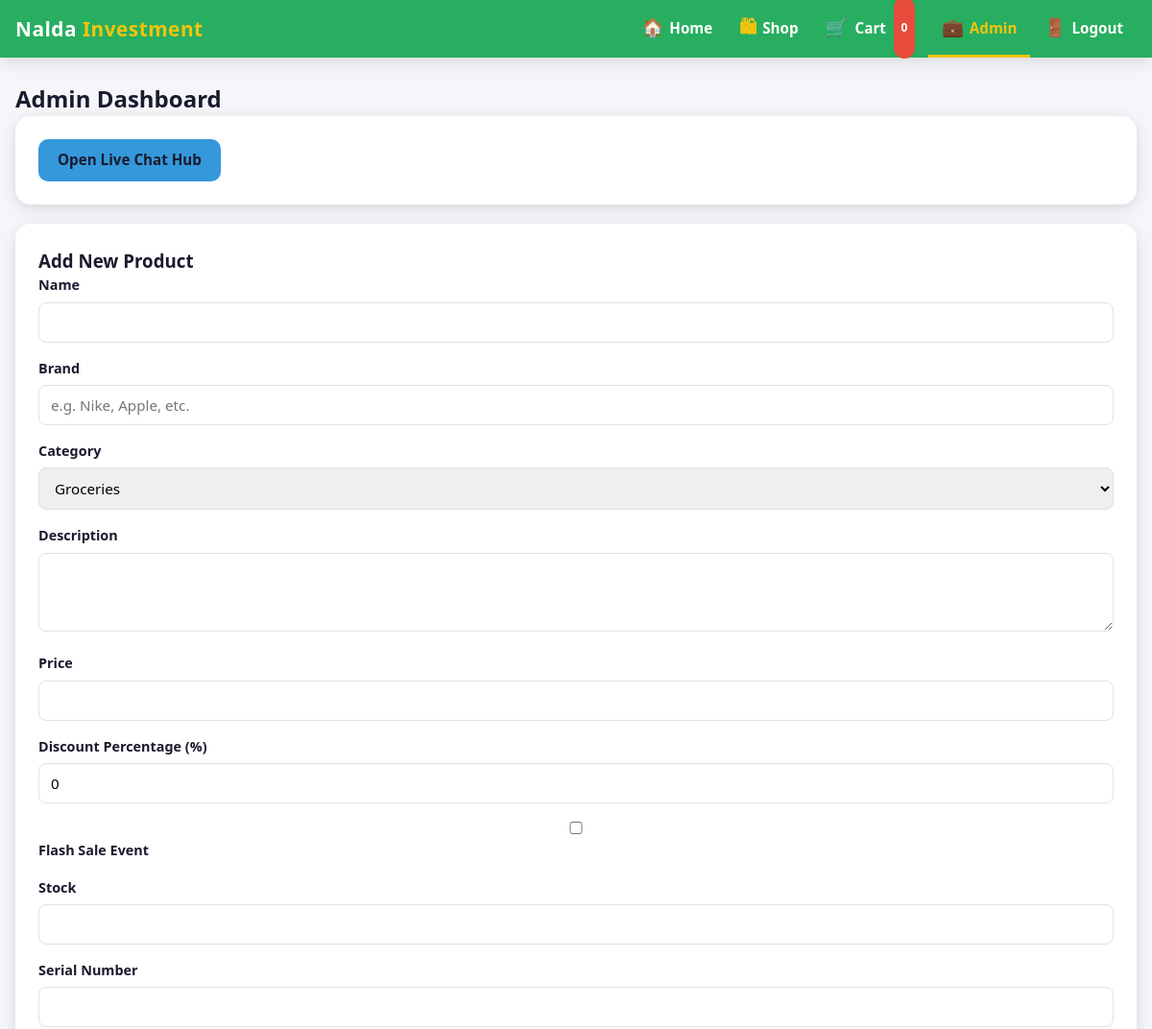
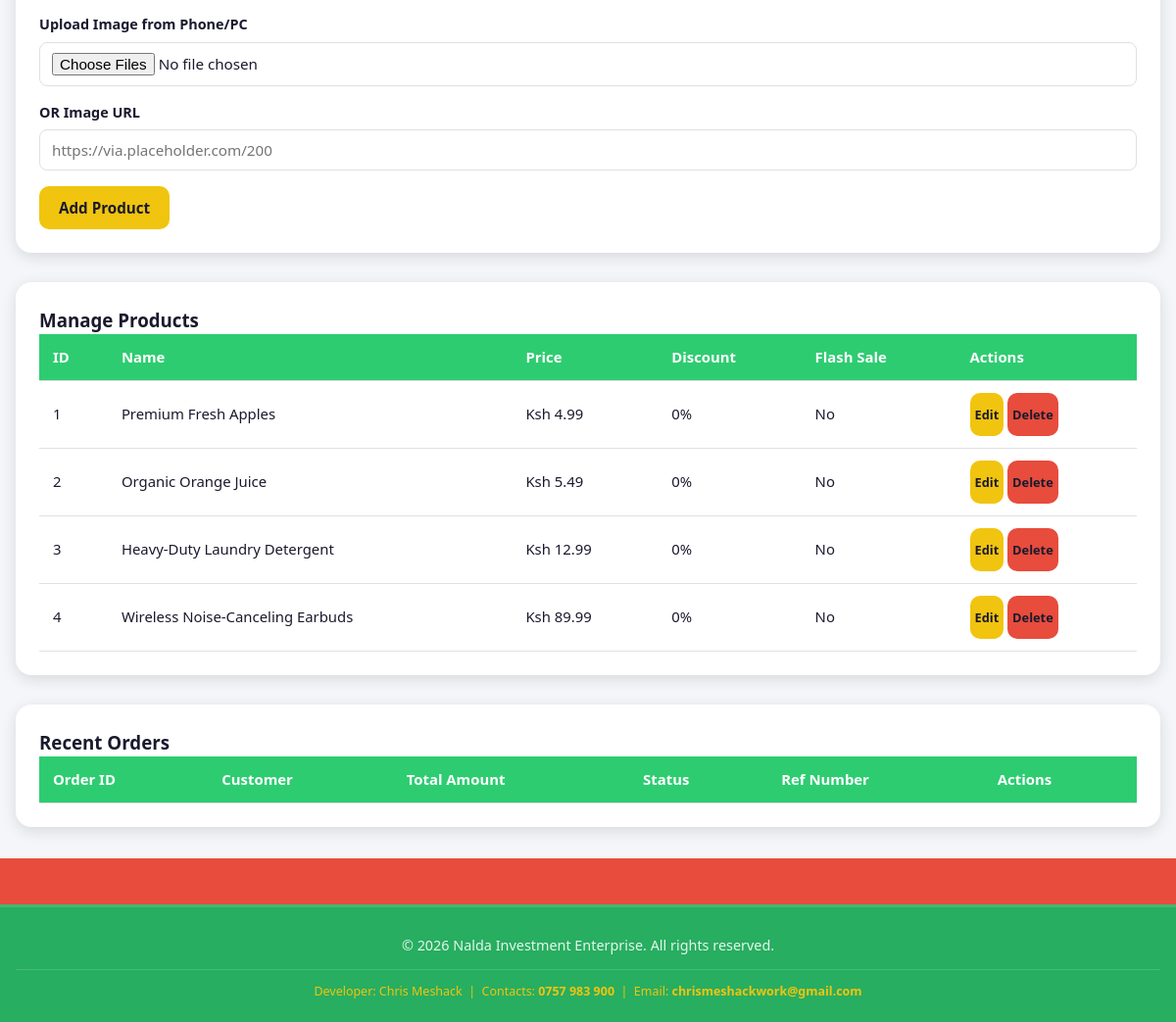
The page /public/admin.php (signed in) on the database its author committed (2 pictures, top to bottom).
### tables this page shows
CREATE TABLE products (
    id INT AUTO_INCREMENT PRIMARY KEY,
    category_id INT,
    name VARCHAR(150) NOT NULL,
    description TEXT,
    price DECIMAL(10, 2) NOT NULL,
    discount_percentage INT DEFAULT 0,
    is_flash_sale BOOLEAN DEFAULT 0,
    stock INT DEFAULT 0,
    serial_number VARCHAR(100) UNIQUE,
    image VARCHAR(255),
    created_at TIMESTAMP DEFAULT CURRENT_TIMESTAMP,
    FOREIGN KEY (category_id) REFERENCES categories(id) ON DELETE SET NULL
);

### models/Category.php (called while the page is built, shortened)
<?php
class Category {
    public static function getAll() {
        $pdo = getDB();
        $stmt = $pdo->query("SELECT * FROM categories");
        return $stmt->fetchAll();
    }
}
?>

### models/Product.php (called while the page is built, shortened)
<?php
class Product {
    public static function getAll($filters = []) {
        $pdo = getDB();
        $query = "SELECT * FROM products WHERE 1=1";
        $params = [];
        $stmt = $pdo->prepare($query);
        $stmt->execute($params);
        return $stmt->fetchAll();
    }
}
?>

### public/admin.php (the view, shortened to what this page needs)
<?php
require_once __DIR__ . '/../models/Category.php';
require_once __DIR__ . '/../models/Product.php';
$categories = Category::getAll();
$products = Product::getAll();
include __DIR__ . '/../includes/header.php';
?>
<h2>Admin Dashboard</h2>
<div class="admin-panel" style="margin-bottom: 20px;">
    <a href="chat_admin.php" class="btn" style="background-color: #3498db;">Open Live Chat Hub</a>
</div>
<div class="admin-panel">
    <h3>Add New Product</h3>
    <form method="POST" enctype="multipart/form-data">
        <div class="form-group">
            <label>Name</label>
            <input type="text" name="name" required>
        </div>
        <div class="form-group">
            <label>Brand</label>
            <input type="text" name="brand" placeholder="e.g. Nike, Apple, etc.">
        </div>
        <div class="form-group">
            <label>Category</label>
            <select name="category_id" required>
                <?php foreach ($categories as $cat): ?>
                    <option value="<?php echo $cat['id']; ?>"><?php echo htmlspecialchars($cat['name']); ?></option>
                <?php endforeach; ?>
            </select>
        </div>
        <div class="form-group">
            <label>Description</label>
            <textarea name="description" rows="3"></textarea>
        </div>
        <div class="form-group">
            <label>Price</label>
            <input type="number" step="0.01" name="price" required>
        </div>
        <div class="form-group">
            <label>Discount Percentage (%)</label>
            <input type="number" name="discount_percentage" value="0" min="0" max="100">
        </div>
        <div class="form-group">
            <label><input type="checkbox" name="is_flash_sale"> Flash Sale Event</label>
        </div>
        <div class="form-group">
            <label>Stock</label>
            <input type="number" name="stock" required>
        </div>
        <div class="form-group">
            <label>Serial Number</label>
            <input type="text" name="serial_number" required>
        </div>
        <div class="form-group">
            <label>Upload Image from Phone/PC</label>
            <input type="file" name="image_file[]" accept="image/*" multiple>
        </div>
        <div class="form-group">
            <label>OR Image URL</label>
            <input type="text" name="image" placeholder="https://via.placeholder.com/200">
        </div>
        <button type="submit" class="btn">Add Product</button>
    </form>
</div>
<div class="admin-panel" style="margin-top: 30px;">
    <h3>Manage Products</h3>
    <table>
        <thead>
            <tr>
                <th>ID</th>
                <th>Name</th>
                <th>Price</th>
                <th>Discount</th>
                <th>Flash Sale</th>
                <th>Actions</th>
            </tr>
        </thead>
        <tbody>
            <?php foreach ($products as $p): ?>
                <tr>
                    <td><?php echo $p['id']; ?></td>
                    <td><?php echo htmlspecialchars($p['name']); ?></td>
                    <td>Ksh <?php echo number_format($p['price'], 2); ?></td>
                    <td><?php echo $p['discount_percentage']; ?>%</td>
                    <td><?php echo $p['is_flash_sale'] ? 'Yes' : 'No'; ?></td>
                    <td>
                        <button class="btn" style="padding: 5px; font-size: 0.8rem;" onclick='editProduct(<?php echo json_encode($p, JSON_HEX_APOS | JSON_HEX_QUOT); ?>)'>Edit</button>
                        <form method="POST" style="display:inline;" onsubmit="return confirm('Delete product?');">
                            <button type="submit" class="btn" style="background-color: #e74c3c; padding: 5px; font-size: 0.8rem;">Delete</button>
                        </form>
                    </td>
                </tr>
            <?php endforeach; ?>
        </tbody>
    </table>
</div>
<div class="admin-panel" style="margin-top: 30px;">
    <h3>Recent Orders</h3>
    <table>
        <thead>
            <tr>
                <th>Order ID</th>
                <th>Customer</th>
                <th>Total Amount</th>
                <th>Status</th>
                <th>Ref Number</th>
                <th>Actions</th>
            </tr>
        </thead>
    </table>
</div>
<?php include __DIR__ . '/../includes/footer.php'; ?>

### includes/header.php (shortened to what this page needs)
<!DOCTYPE html>
<html lang="en">
<head>
    <link rel="stylesheet" href="../assets/css/style.css">
</head>
<body>
    <?php include 'navbar.php'; ?>
    <main class="container">

### includes/navbar.php (shortened to what this page needs)
<?php
$current   = basename($_SERVER['PHP_SELF']);
$cartCount = isset($_SESSION['cart']) ? array_sum(array_column($_SESSION['cart'], 'quantity')) : 0;
?>
<div class="site-header">
  <nav class="navbar">
    <a href="index.php" class="navbar-brand">Nalda <span>Investment</span></a>
    <div class="nav-menu">
      <a href="index.php" class="<?php echo $current === 'index.php' ? 'active' : ''; ?>">
        <span class="nav-icon">&#127968;</span> Home
      </a>
      <a href="shop.php" class="<?php echo $current === 'shop.php' ? 'active' : ''; ?>">
        <span class="nav-icon">&#128717;</span> Shop
      </a>
      <a href="cart.php" class="nav-cart-link <?php echo $current === 'cart.php' ? 'active' : ''; ?>">
        <span class="cart-badge">
          <span class="nav-icon">&#128722;</span> Cart
          <span class="cart-bubble" id="cart-count-desktop"><?php echo $cartCount; ?></span>
        </span>
      </a>
      <?php if (isset($_SESSION['user_id'])): ?>
        <?php if ($_SESSION['user_role'] === 'super_admin'): ?>
          <a href="super_admin.php" class="<?php echo $current === 'super_admin.php' ? 'active' : ''; ?>">
            <span class="nav-icon">&#9881;</span> Super Admin
          </a>
          <a href="admin.php" class="<?php echo $current === 'admin.php' ? 'active' : ''; ?>">
            <span class="nav-icon">&#128188;</span> Admin
          </a>
        <?php elseif ($_SESSION['user_role'] === 'admin'): ?>
          <a href="admin.php" class="<?php echo $current === 'admin.php' ? 'active' : ''; ?>">
            <span class="nav-icon">&#128188;</span> Admin
          </a>
        <?php endif; ?>
        <a href="logout.php">
          <span class="nav-icon">&#128682;</span> Logout
        </a>
      <?php endif; ?>
    </div>
  </nav>
</div>

### includes/footer.php (shortened to what this page needs)
    </main>
    <div class="marquee-container" style="margin:0;">
        <div class="marquee-content">
        </div>
    </div>
    <footer class="footer">
        <p>&copy; <?php echo date('Y'); ?> Nalda Investment Enterprise. All rights reserved.</p>
        <p class="footer-dev">
            Developer: Chris Meshack &nbsp;|&nbsp;
            Contacts: <a href="tel:+254757983900">0757 983 900</a> &nbsp;|&nbsp;
            Email: <a href="mailto:chrismeshackwork@gmail.com">chrismeshackwork@gmail.com</a>
        </p>
    </footer>
</body>
</html>

### rows shown on the page
products: id "1", name "Premium Fresh Apples", price "4.99", discount_percentage "0", is_flash_sale "No"
products: id "2", name "Organic Orange Juice", price "5.49", discount_percentage "0", is_flash_sale "No"
products: id "3", name "Heavy-Duty Laundry Detergent", price "12.99", discount_percentage "0", is_flash_sale "No"
products: id "4", name "Wireless Noise-Canceling Earbuds", price "89.99", discount_percentage "0", is_flash_sale "No"

### other values the page prints
$cartCount "0"
form field category_id "Groceries"
